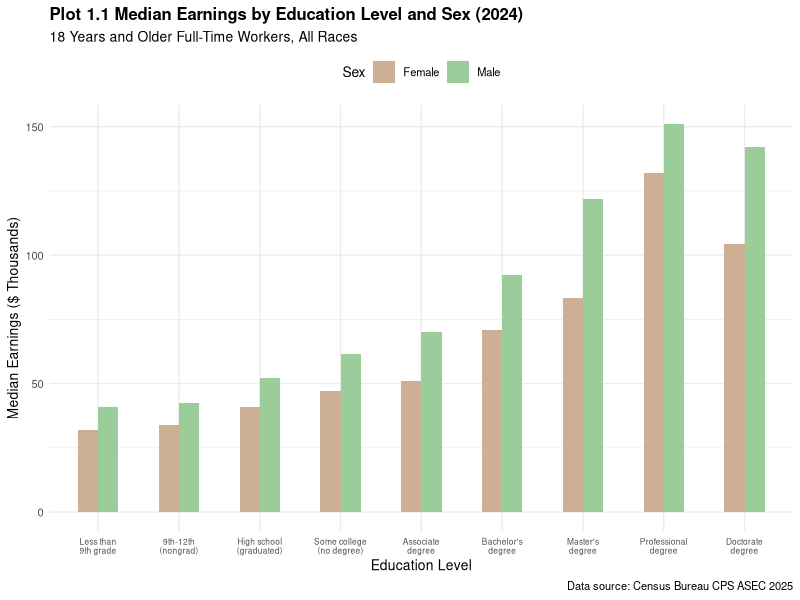
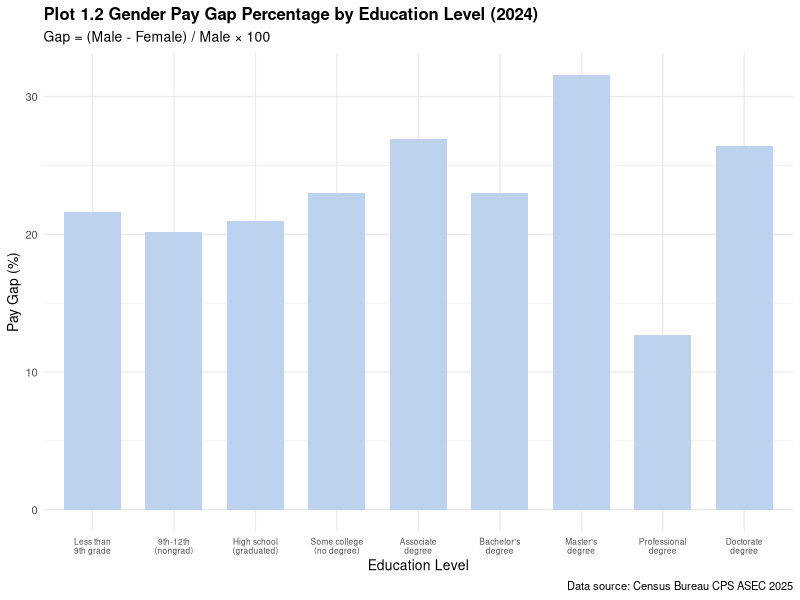
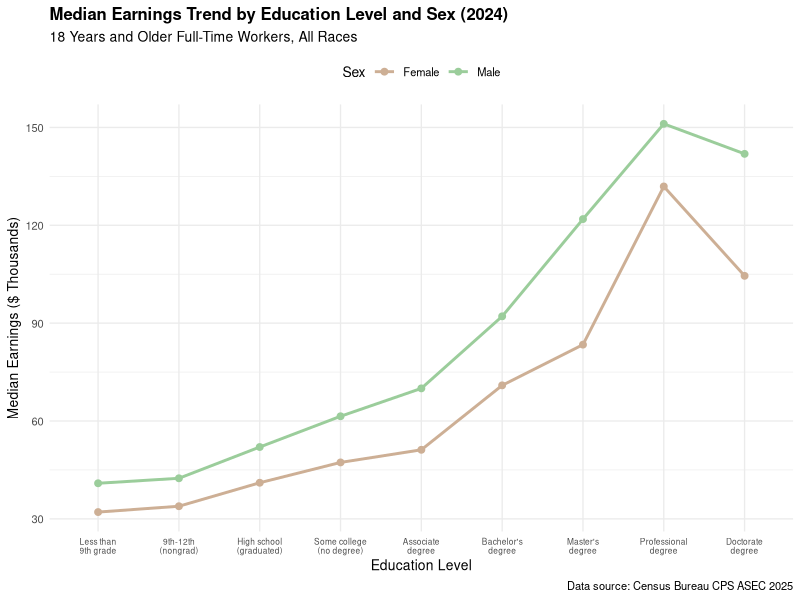
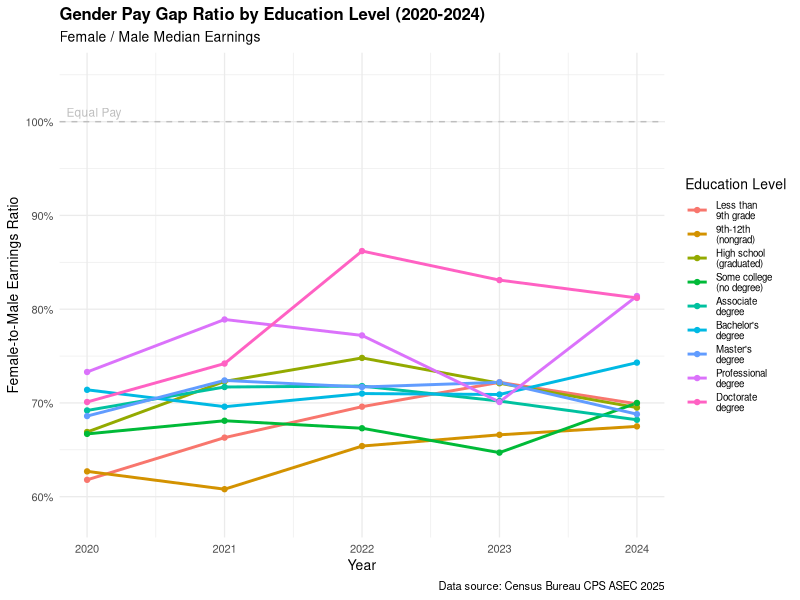
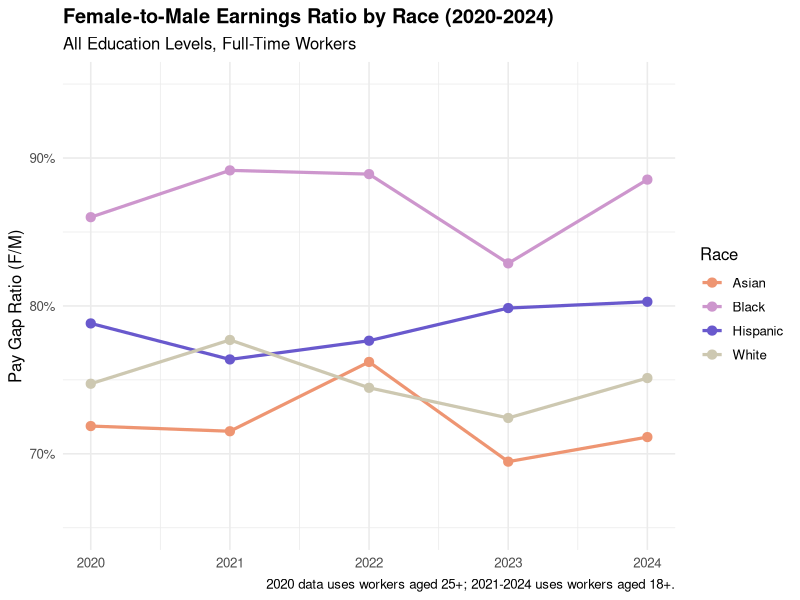
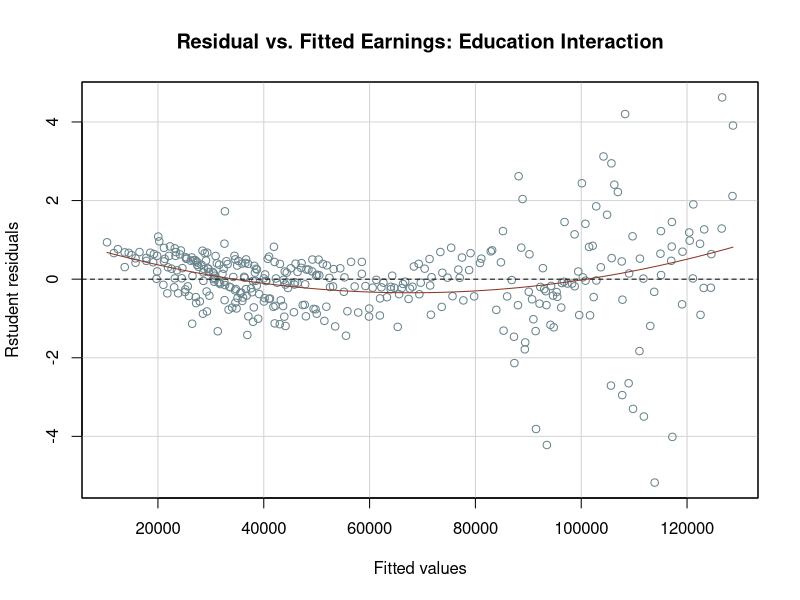
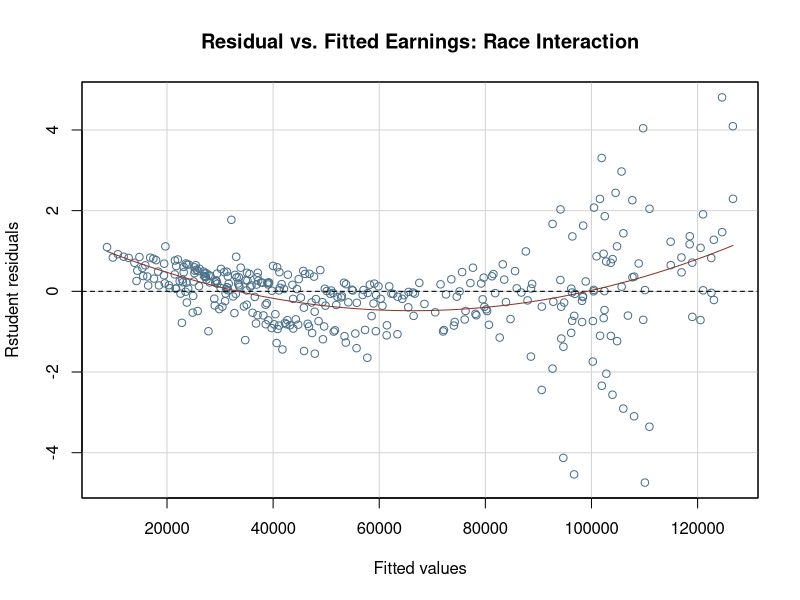
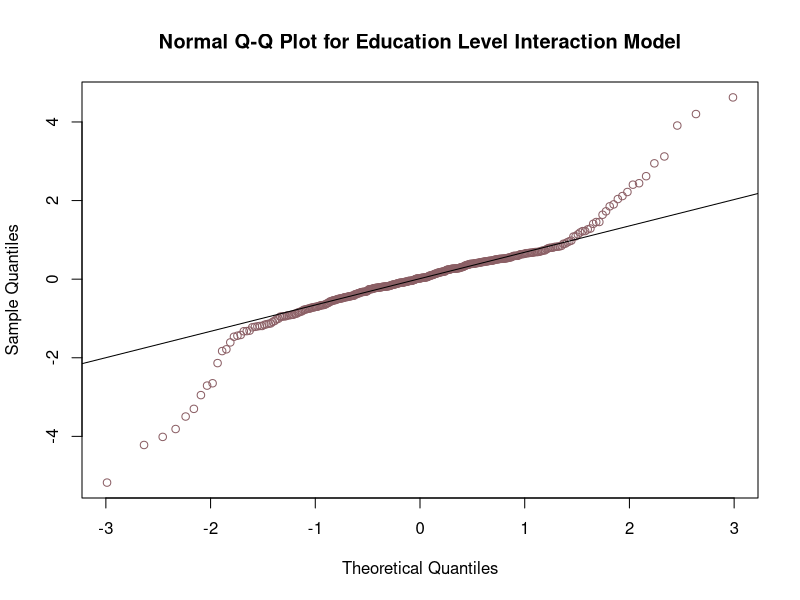

Generate these figures, in order, with R:
## ---- chunk 1
## Data Package Import ## 
library(ggplot2) 
library(dplyr)
library(tidyr)
library(car)
## ---- chunk 2
## Education Levels Data ## 
education_levels <- c(
  'Less than\n9th grade',
  '9th-12th\n(nongrad)',
  'High school\n(graduated)', 
  'Some college\n(no degree)', 
  'Associate\ndegree',
  "Bachelor's\ndegree", 
  "Master's\ndegree", 
  'Professional\ndegree', 
  'Doctorate\ndegree'
  )
education_labels <- c(
  'Less than 9th grade',
  '9th-12th (no diploma)', 
  'High school graduate', 
  'Some college (no degree)', 
  'Associate degree',
  "Bachelor's degree", 
  "Master's degree", 
  'Professional degree', 
  'Doctorate degree'
  )
edu_labels <- c( 
  'Total',
  '<9th',
  '9th-12th', 
  'HS Grad',
  'Some College', 
  'Associate', 
  "Bachelor's+", 
  "Bachelor's", 
  "Master's", 
  'Professional', 
  'Doctorate'
  )
edu_short <- c('Total', '<9th', '9-12th', 'HS', 'SomeCol', 'Assoc', 'Bach+',
               'Bach', 'Master', 'Prof', 'Doc')
## ---- chunk 3
## Median Earnings Data ## 
male_median <- c(
  40910, 42440, 52020, 61450, 70000, 
  92090, 121900, 151100, 141900
  )
female_median <- c(
  32080, 33870, 41070, 47300, 51170, 
  70930, 83410, 131900, 104500
  )
## ---- chunk 4
## Education df ## 
education_df <- data.frame(
  education = factor( rep(education_levels, 2), 
                      levels = education_levels
                      ),
  sex = rep(
    c('Female', 'Male'),
    each = length(education_levels) 
    ),
  median_earnings = c( 
    female_median, 
    male_median
    )
  )

## Descriptive Statistics ## 
des_stats <- education_df %>%
  group_by(sex) %>% 
  summarise(
    Mean = mean(median_earnings),
    Median = median(median_earnings),
    SD = sd(median_earnings),
    Min = min(median_earnings),
    Max = max(median_earnings)
    )
des_stats
## ---- chunk 5
## Pay Gap df ##
paygap_education_df <- data.frame( 
  education = education_levels, 
  female = female_median,
  male = male_median,
  gap_dollars = male_median - female_median, 
  gap_percent = round(
    (male_median - female_median) / 
      male_median * 100, 1)
  )
paygap_education_df
## ---- chunk 6
## Education Pay Gap Data ## 
years <- 2020:2024
ratios <- list(
  'Less than\n9th grade' = c(0.618,0.663,0.696,0.722,0.699),
  '9th-12th\n(nongrad)' = c(0.627,0.608,0.654,0.666,0.675),
  'High school\n(graduated)' = c(0.669,0.723,0.748,0.721,0.695), 
  'Some college\n(no degree)' = c(0.667,0.681,0.673,0.647,0.700), 
  'Associate\ndegree' = c(0.692,0.717,0.718,0.702,0.682),
  "Bachelor's\ndegree" = c(0.714,0.696,0.710,0.709,0.743), 
  "Master's\ndegree" = c(0.686,0.724,0.717,0.722,0.688), 
  'Professional\ndegree' = c(0.733,0.789,0.772,0.701,0.814), 
  'Doctorate\ndegree' = c(0.701,0.742,0.862,0.831,0.812)
  )
ratios
## ---- chunk 7
## Education Trend df ## 
education_trend_df <- do.call(
  rbind,
  lapply(names(ratios), function(edu) {
    data.frame(
      year = years, 
      education = edu,
      ratio = ratios[[edu]]
      )
    })
  )
education_trend_df$education <- 
  factor(
    education_trend_df$education, 
    levels = education_levels
    )
education_trend_df
## ---- chunk 8
## Race Data ## 
raw <- list(
  `2024` = list( 
    male = list(
      white = c(61140,36950,34290,48320,51290,63170,92780,83260,110100,
                136500,120800),
      black = c(47830,50750,30460,39920,42640,50420,75630,69760,90740,
                76140,132400),
      asian = c(80470,31600,37560,44460,40440,61290,110600,90340,130100,
                168800,150700),
      hispanic = c(45390,36400,36040,41140,46190,54440,71330,66090,85580,
                   61610,110400)
      ),
    female = list(
      white = c(45930,25910,21950,32350,35120,42200,67140,61090,75160,
                102500,97560),
      black = c(42350,23380,25070,31680,35450,41340,62170,55740,75470,
                112100,95290),
      asian = c(57240,28370,25200,35070,30990,40760,81160,66050,98060,
                151400,102300),
      hispanic = c(36440,26090,25640,31230,32100,40090,60730,55620,73220,
                   50230,90330)
      )
    ),
  `2023` = list( 
    male = list(
      white = c(59650,33960,32150,46110,50640,61140,91630,83850,101500,
                141100,121300),
      black = c(49410,30960,25290,40070,46650,51560,71670,65360,86460,
                NA,116200),
      asian = c(75500,30220,35980,41710,40850,52200,102100,85190,122100,
                173800,140100),
      hispanic = c(41550,32050,32220,38640,41270,51450,70700,63650,86710,
                   75720,111900)
      ),
    female = list(
      white = c(43200,22340,21340,32070,31790,41570,65180,57380,72020,
                100400,100800),
      black = c(40950,25900,21950,31430,32380,40860,61950,55910,72230,
                81910,92470),
      asian = c(52450,26970,17360,35070,35700,38010,76340,62360,90900,
                131400,111400),
      hispanic = c(33180,22710,23790,30830,31130,37210,55680,50880,71770,
                   52080,80210)
      )
    ),
  `2022` = list(
    male = list(
      white = c(55920,31550,31500,42480,50180,57370,87080,80670,96220,
                126500,112300),
      black = c(45820,30390,30990,36920,40210,51020,70450,62050,77470,
                NA,100500),
      asian = c(72350,34020,35120,40860,40270,49860,100600,81260,122300,
                131300,122200),
      hispanic = c(40980,31120,32040,37760,41970,48020,67730,61970,81050,
                   75600,121200)
      ),
    female = list(
      white = c(41640,21670,20030,31100,31470,39980,61570,55220,71100,
                96850,97080),
      black = c(40740,23620,23510,31740,31940,40740,61350,55260,68720,
                95710,90180),
      asian = c(55140,32070,20600,30540,28340,45080,73500,61680,86630,
                136700,106900),
      hispanic = c(31820,21350,21540,29580,30810,35390,51270,46440,65040,
                   72490,110300)
      )
    ),
  `2021` = list( 
    male = list(
      white = c(51944,31848,30801,41515,46022,52769,82641,76740,91891,
                125808,121939),
      black = c(41082,27368,23713,34827,37476,45347,61078,52548,70600,
                116570,91798),
      asian = c(70013,26554,27126,36830,41439,48915,100238,79342,115604,
                113004,131944),
      hispanic = c(40219,31458,31089,37115,39932,47146,61525,56817,81368,
                   77103,112413)
      ),
    female = list(
      white = c(40360,20874,17971,29936,30507,37984,60013,51740,66191,
                96033,88613),
      black = c(36631,NA,20168,27586,30996,35234,57538,51218,65089,
                85305,96897),
      asian = c(50077,19259,20796,31133,21967,33828,70385,58295,86046,
                111109,91970),
      hispanic = c(30720,20897,20464,26710,28353,34073,50966,44336,65210,
                   64992,86624)
      ) 
    ),
  `2020` = list( 
    male = list(
      white = c(54448,30522,31524,41783,50590,55606,80492,73382,90075,
                127864,121788),
      black = c(41510,24723,25967,33607,40078,43477,62427,58446,71923,
                110561,81369),
      asian = c(70840,30103,30006,36453,40429,47234,93952,75123,110727,
                130785,132893),
      hispanic = c(38748,29515,30367,35820,42074,47054,60177,52079,75740,
                   136252,77415)
      ),
      female = list(
        white = c(40693,19507,19821,28127,32234,36772,57012,51144,62076,
                  90272,81973),
        black = c(35699,21443,16952,25368,30652,32287,54363,50117,61548,
                  97099,115462),
        asian = c(50917,14573,22431,26416,27006,34440,67933,59964,77395,
                  125591,90014),
        hispanic = c(30540,18636,20239,25966,31445,32141,50180,43579,60056,
                     71574,89334)
        )
      )
    )

## Race labels ## 
races <- c(
  'white', 
  'black', 
  'asian', 
  'hispanic'
  )
sexes <- c( 
  'male', 
  'female'
  )
yr_chars <- as.character(2020:2024)
raw
yr_chars
## ---- chunk 9
## Earnings Summary df ## 
rows <- list()
for (yr in yr_chars) {
  yr_data <- raw[[yr]]
  for (sx in sexes) {
    sx_data <- yr_data[[sx]] 
    for (rc in races) {
      vals <- sx_data[[rc]]
      for (ei in seq_along(edu_labels)) { 
        rows[[length(rows) + 1]] <- data.frame(
          year = as.integer(yr), 
          race = rc,
          sex = sx,
          edu = edu_labels[ei],
          edu_s = edu_short[ei],
          edu_i = ei,
          earn = vals[ei]
        )
      }
    }
  }
}
earnings_df <- bind_rows(rows)
earnings_df
## ---- chunk 10
## Race Pay Gap df ##
paygap_race_df <- earnings_df %>% 
  pivot_wider(
    names_from = sex, 
    values_from = earn
    ) %>% 
  mutate(
    ratio = female / male 
    )
## Total Earnings ##
paygap_total <- paygap_race_df %>% 
  filter(
    edu == 'Total'
    )
## Race Data Summary ##
race_summary <- paygap_total %>% 
  group_by(race) %>%
  summarise(
    Mean_Ratio = mean(ratio), 
    SD_Ratio = sd(ratio), 
    Min_Ratio = min(ratio), 
    Max_Ratio = max(ratio)
    )
race_summary
## ---- chunk 11
p1_1 <- ggplot(
  education_df, 
  aes(
    x = education,
    y = median_earnings / 1000, 
    fill = sex
    )
  )+
  geom_bar(
    stat = 'identity', 
    position = 'dodge', 
    width = 0.5
    )+
  scale_fill_manual(
    values = c(
      Female = '#CDAF95', 
      Male = '#9BCD9B'
      ) 
    )+ 
  labs(
    title = 'Plot 1.1 Median Earnings by Education Level and Sex (2024)', 
    subtitle = '18 Years and Older Full-Time Workers, All Races',
    x = 'Education Level',
    y = 'Median Earnings ($ Thousands)', 
    fill = 'Sex',
    caption = 'Data source: Census Bureau CPS ASEC 2025' 
    )+
  theme_minimal(base_size = 10) + 
  theme(
    plot.title = element_text(face = 'bold'), 
    axis.text.x = element_text(size = 6), 
    legend.position = 'top'
    )
p1_1
## ---- chunk 12
p1_2 <- ggplot( 
  paygap_education_df, 
  aes(
    x = factor( 
      education,
      levels = education_levels 
      ),
    y = gap_percent 
    )
  ) +
  geom_bar(
    stat = 'identity', 
    fill = '#BCD2EE', 
    width = 0.7
    ) + 
  labs(
    title = 'Plot 1.2 Gender Pay Gap Percentage by Education Level (2024)', 
    subtitle = 'Gap = (Male - Female) / Male × 100',
    x = 'Education Level', 
    y = 'Pay Gap (%)',
    caption = 'Data source: Census Bureau CPS ASEC 2025' 
    ) +
  theme_minimal(base_size = 10) + 
  theme(
    plot.title = element_text(face = 'bold'), 
    axis.text.x = element_text(size = 6)
    ) 
p1_2
## ---- chunk 13
p1_3 <- ggplot( 
  education_df, 
  aes(
    x = education,
    y = median_earnings / 1000, 
    color = sex,
    group = sex 
    )
  )+
  geom_line(linewidth = 1) + 
  geom_point(size = 2) + 
  scale_color_manual(
    values = c(
      Female = '#CDAF95', 
      Male = '#9BCD9B'
      ) 
    )+ 
  labs(
    title = 'Median Earnings Trend by Education Level and Sex (2024)', 
    subtitle = '18 Years and Older Full-Time Workers, All Races',
    x = 'Education Level',
    y = 'Median Earnings ($ Thousands)', 
    color = 'Sex',
    caption = 'Data source: Census Bureau CPS ASEC 2025' 
    )+
  theme_minimal(base_size = 10) + 
  theme(
    plot.title = element_text(face = 'bold'), 
    axis.text.x = element_text(size = 6), 
    legend.position = 'top'
    )
p1_3
## ---- chunk 14
p1_4 <- ggplot( 
  education_trend_df, 
  aes(
    x = year,
    y = ratio,
    color = education,
    group = education
    )
  )+
  geom_line(linewidth = 1) +
  geom_point(size = 1.5) +
  geom_hline( 
    yintercept = 1, 
    linetype = 'dashed', 
    color = 'gray'
    )+
  annotate(
    'text',
    x = 2020.05, 
    y = 1.01,
    label = 'Equal Pay', 
    color = 'gray', 
    size = 3
    )+
  scale_x_continuous(
    breaks = 2020:2024 
    )+
  scale_y_continuous(
    limits = c(0.58, 1.05),
    labels = scales::percent_format( 
      accuracy = 1
      ) 
    )+
  labs(
    title = 'Gender Pay Gap Ratio by Education Level (2020-2024)', 
    subtitle = 'Female / Male Median Earnings',
    x = 'Year',
    y = 'Female-to-Male Earnings Ratio', 
    color = 'Education Level',
    caption = 'Data source: Census Bureau CPS ASEC 2025' 
    )+
  theme_minimal(base_size = 10) + 
  theme(
    plot.title = element_text(face = 'bold'), 
    legend.position = 'right',
    legend.text = element_text(size = 7) 
    )
p1_4
## ---- chunk 15
race_cols <- c(
  white = '#CDC8B1', 
  black = '#CD96CD', 
  asian = '#EE9572', 
  hispanic = '#6959CD'
)
p2_1 <- ggplot( 
  paygap_total, 
  aes(
    x = year, 
    y = ratio, 
    color = race, 
    group = race
    )
  )+
  geom_line(linewidth = 1.1) + 
  geom_point(size = 2.8) + 
  scale_color_manual(
    values = race_cols, 
    labels = c(
      white = 'White', 
      black = 'Black', 
      asian = 'Asian', 
      hispanic = 'Hispanic'
      )
    )+
  scale_y_continuous(
    labels = scales::percent_format( 
      accuracy = 1
      ),
    limits = c(0.65, 0.95) 
    )+
  scale_x_continuous(
    breaks = 2020:2024 
    )+
  labs(
    title = 'Female-to-Male Earnings Ratio by Race (2020-2024)', 
    subtitle = 'All Education Levels, Full-Time Workers',
    x = NULL,
    y = 'Pay Gap Ratio (F/M)', 
    color = 'Race',
    caption =
      '2020 data uses workers aged 25+; 2021-2024 uses workers aged 18+.' 
    )+
  theme_minimal(base_size = 12) + 
  theme(
    legend.position = 'right',
    plot.title = element_text(face = 'bold') 
    )

p2_1
## ---- chunk 16
cat('Test #1: T-Test\n\n')
cat('H0: Mean male earnings equal to Mean female earnings\n')
cat('Ha: Mean male earnings are not equal to Mean female earnings\n\n')
t_result <- t.test( 
  male_median, 
  female_median, 
  var.equal = TRUE
)
print(t_result)

if(t_result$p.value < 0.05){ 
  cat('\nReject H0\n')
  cat('Conclusion: There is statistically significant evidence 
      that male and female earnings differ.\n')
} else {
  cat('\nFail to Reject H0\n')
  cat('Conclusion: There is not enough statistical evidence to conclude 
  that male and female earnings differ from each other.\n')
}
## ---- chunk 17
cat('\n\nTest #2: F-Test\n\n')
cat('H0: Variance of Male Earnings = Variance of Female Earnings\n')
cat('Ha: Variances are different\n\n')
cat(
  'Male variance:', 
  round(var(male_median),2), 
  '\n'
)
cat(
  'Female variance:', 
  round(var(female_median),2), 
  '\n\n'
)
f_result <- var.test( 
  male_median,
  female_median 
)
print(f_result)

if(f_result$p.value < 0.05){ 
  cat('\nReject H0\n')
  cat('Conclusion: Earnings variability differs between males and females.\n') 
} else {
  cat('\nFail to Reject H0\n')
  cat('Conclusion: There is not enough statistical evidence to conclude that 
the variances differ from each other.\n')
}
## ---- chunk 18
cat('\n\nTest #3: ANOVA for Education\n\n')
cat('H0: All education levels have the same mean earnings\n')
cat('Ha: At least one education level has a different mean earnings\n\n')
all_earnings <- c( 
  female_median, 
  male_median
)
all_education <- c( 
  education_labels, 
  education_labels
)
anova_result <- aov(
  all_earnings ~ all_education 
)
anova_summary <- summary(anova_result) 
print(anova_summary)

p_anova <- anova_summary[[1]][['Pr(>F)']][1] 
cat('\np-value =', p_anova, '\n\n')

if(p_anova < 0.05){ 
  cat('Reject H0\n')
  cat('Conclusion: Education level affects earnings.\n') 
} else {
  cat('Fail to Reject H0\n')
  cat('Conclusion: There is no statistically significant earnings 
      differences across education levels.\n')
}

## Tukey's Test ##
cat("\n\nTukey's Test for Education\n\n")
tukey_result <- TukeyHSD(anova_result) 
tukey_table <- as.data.frame(
  tukey_result$all_education 
)
education_tukey_output <- data.frame(
  Pair = rownames(tukey_table),
  Difference = round(tukey_table$diff,0), 
  p_adjusted = round(tukey_table$`p adj`,4), 
  Significant =
    ifelse(
      tukey_table$`p adj` < 0.05, 
      'Yes',
      'No'
      )
  )
knitr::kable(
  education_tukey_output,
  caption = "Tukey's Test Comparisons" 
)

## ---- chunk 19
cat('\n\nTest #4: ANOVA for Race\n\n')
cat('H0: The pay gap ratio is the same across races\n')
cat('Ha: At least one racial group has a different pay-gap ratio\n\n')
race_summary <- paygap_total %>% 
  group_by(race) %>%
  summarise(
 Mean_Ratio = mean(ratio) 
  )
print(race_summary)
race_anova <- aov( 
  ratio ~ race,
  data = paygap_total 
)
race_anova_summary <- summary(
  race_anova 
)
print(race_anova_summary)
p_race <- race_anova_summary[[1]][['Pr(>F)']][1] 
cat('\np-value =', p_race, '\n\n')

if(p_race < 0.05){ 
  cat('Reject H0\n')
  cat('Conclusion: Race affects the female to male earnings ratio.\n') 
} else {
  cat('Fail to Reject H0\n')
  cat('Conclusion: There is no statistically significant 
racial differences.\n')
}

## Tukey's Test ##
cat("\n\nTukey's Test for Race\n\n")
race_tukey <- TukeyHSD(
  race_anova 
)
race_table <- as.data.frame( 
  race_tukey$race
)
race_output <- data.frame(
  Pair = rownames(race_table),
  Difference = round(race_table$diff,4), 
  p_adjusted = round(race_table$`p adj`,4), 
  Significant =
    ifelse(
      race_table$`p adj` < 0.05, 
      'Yes',
      'No'
      )
  )
print(
  race_output, 
  row.names = FALSE
)
## ---- chunk 20
## Regression df ##
unique(earnings_df$edu)
reg_df <- earnings_df %>%
  filter(
    edu != 'Total',
    edu != "Bachelor's+",
    ) %>%
  filter(!is.na(earn))

reg_df$sex <- factor(reg_df$sex, levels = c('female', 'male'))
reg_df$race <- factor(reg_df$race, levels = c('white', 'black', 'hispanic', 
                                              'asian'))
reg_df$edu <- factor(
  reg_df$edu, 
  levels = c(
    '<9th', 
    '9th-12th',
    'HS Grad',
    'Some College',
    'Associate',
    "Bachelor's",
    "Master's",
    'Professional',
    'Doctorate'
  )
)

reg_df
## ---- chunk 21
reg_model1 <- lm(earn ~ sex + edu + race + year, data = reg_df)
summary(reg_model1)
## ---- chunk 22
## Education level Interaction Model ##
reg_edu_int <- lm(earn ~ sex * edu + race + year,
                            data = reg_df)

anova(reg_model1, reg_edu_int)
## ---- chunk 23
## Race Interaction Model ##
reg_race_int <- lm(earn ~ sex * race + edu + year, 
                   data = reg_df)
anova(reg_model1, reg_race_int)
## ---- chunk 24
## Residual and fitted values ##
residualPlot(reg_edu_int, type = 'rstudent', 
             main = 'Residual vs. Fitted Earnings: Education Interaction',
             col = '#68838B',
             col.quad = '#8B3626')
## ---- chunk 25
residualPlot(reg_race_int, type = 'rstudent',
             main = 'Residual vs. Fitted Earnings: Race Interaction',
             col = '#4A708B',
             col.quad = '#8B3626')
## ---- chunk 26
## Normal Probability ##
qqnorm(rstudent(reg_edu_int), 
       main = 'Normal Q-Q Plot for Education Level Interaction Model',
       col = '#8B5F65')
qqline(rstudent(reg_edu_int))
## ---- chunk 27
qqnorm(rstudent(reg_race_int), 
       main = 'Normal Q-Q PLot for race Interaction Model',
       col = '#5D478B')
qqline(rstudent(reg_race_int))
## ---- chunk 28
## Residuals and Year ##
plot(reg_df$year, rstudent(reg_edu_int), xlab = 'Year',
  ylab = 'Studentized Residuals', 
  main = 'Residuals vs. Year',
  col = '#2F4F4F')
abline(h = 0)
